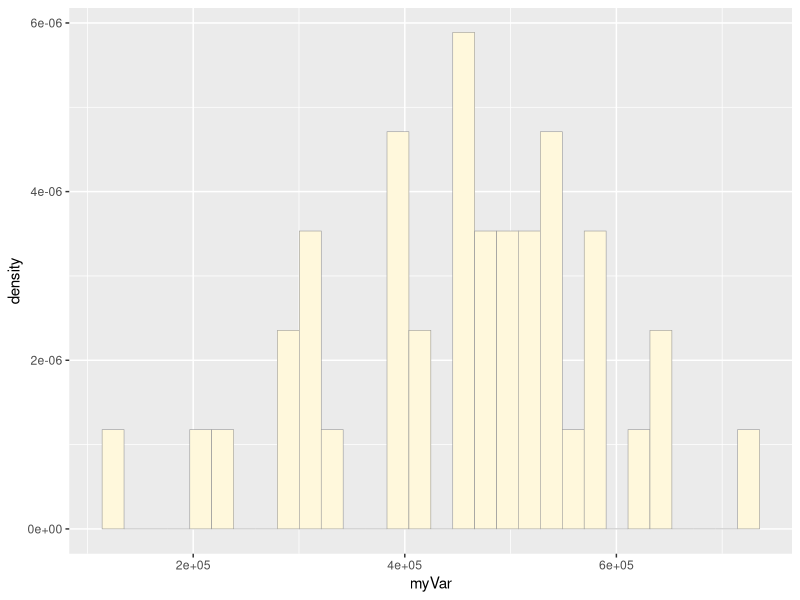
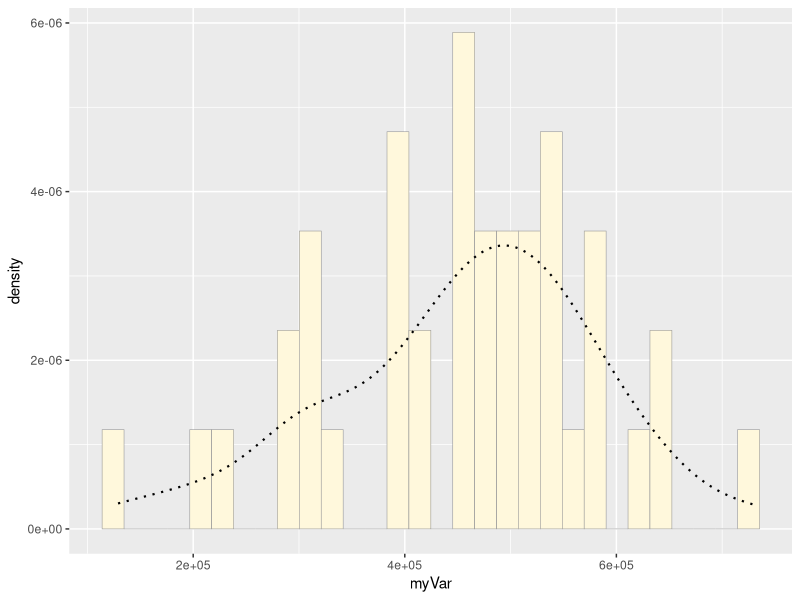
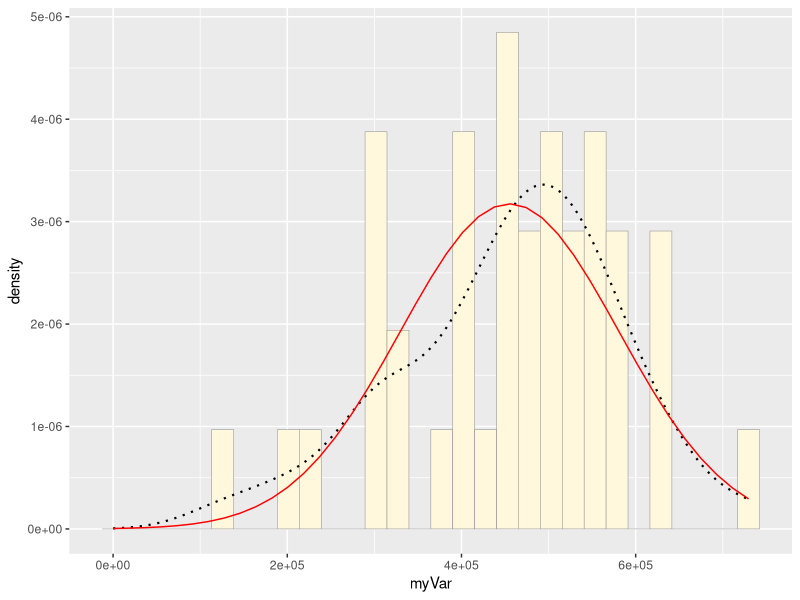

These figures' R source, in order:
## ---- chunk 1
knitr::opts_chunk$set(echo = TRUE)
## ---- chunk 2
#simulate new dataset, normal distribution is best
library(ggplot2)
library(MASS)
z <- rnorm(n=41,mean=465483, sd=123153)
z <- data.frame(1:41,z)
names(z) <- list("ID","myVar")
z <- z[z$myVar>0,]
str(z)
summary(z$myVar)
p1 <- ggplot(data=z, aes(x=myVar, y=..density..)) +
  geom_histogram(color="grey60",fill="cornsilk",size=0.2) 
p1
p1 <-  p1 +  geom_density(linetype="dotted",size=0.75)
print(p1)
normPars <- fitdistr(z$myVar,"normal")
print(normPars)
str(normPars)
#max likelihood estimates
normPars$estimate["mean"] # note structure of getting a named attribute
meanML <- normPars$estimate["mean"]
sdML <- normPars$estimate["sd"]

xval <- seq(0,max(z$myVar),len=length(z$myVar))

stat <- stat_function(aes(x = xval, y = ..y..), fun = dnorm, colour="red", n = length(z$myVar), args = list(mean = meanML, sd = sdML))
p1 + stat
